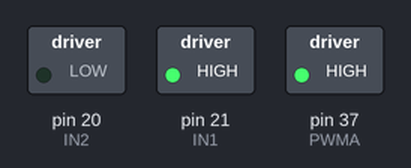
This sketch was run on a simulated Arduino Mega 2560, built with avr-gcc and run on an emulated ATmega2560. Parts: switched loads named in the sketch (green lamp = pin HIGH).

Above: at 0.15 s.
At 5.3 s:
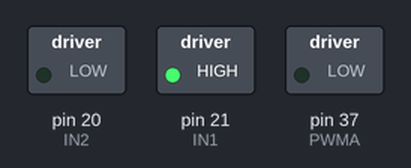
Timing chart, 0 to 13.4 s (numbered marks = the images above):
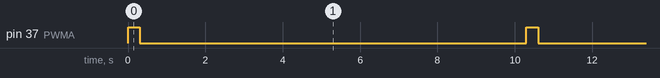

The sketch:

shootercode.ino
```cpp
// insert correct pin numbers

#define IN1 21
#define IN2 20
#define PWMA 37


void setup() {
  // tells teensy to output to these pins and not read from them
  pinMode(IN1, OUTPUT);
  pinMode(IN2, OUTPUT);
  pinMode(PWMA, OUTPUT);
  digitalWrite(IN1, HIGH);
  digitalWrite(IN2, LOW);

}

void loop() {
  analogWrite(PWMA, 1000);
  delay(300);
  analogWrite(PWMA, 0);

  delay(10000);

}


void shoot() {
  digitalWrite(IN1, HIGH);
  digitalWrite(IN2, LOW);
  analogWrite(PWMA, 1000);  // max power

  // Stop motor

}

void turnOff(){
  analogWrite(PWMA, 0);
  digitalWrite(IN1, LOW);
  digitalWrite(IN2, LOW);
}
```

Measured:
- by itself, pin 37 (PWMA): alternates HIGH for 0.30 s and LOW for 10.0 s
